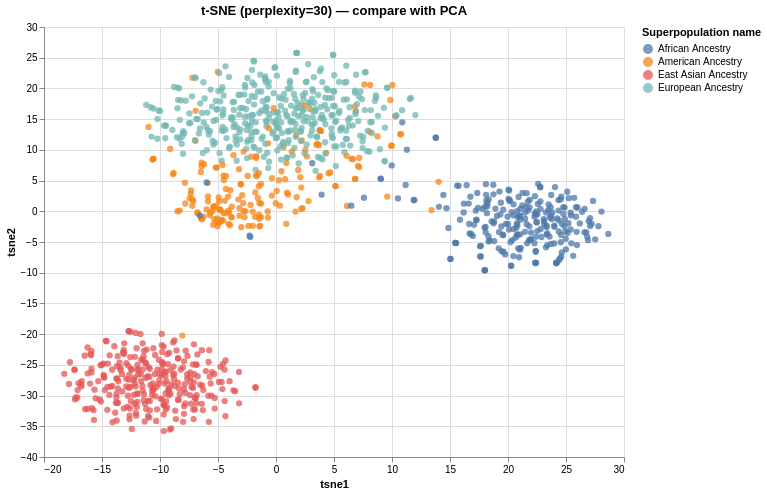

Notebook source saved alongside this figure:
### Markdown cell above
## 8 - t-SNE Comparison

### Code cell
# t-SNE for visual comparison only (~2-5 minutes to run)
print('Running t-SNE...')
X_tsne = TSNE(
    n_components=2,
    learning_rate='auto',
    init='pca', # pca init is more stable than random
    random_state=42, # fix the seed for reproducibility
    perplexity=30 # default -- do NOT tune to get a 'nicer' plot
).fit_transform(matrix)

df_plot['tsne1'] = X_tsne[:,0]
df_plot['tsne2'] = X_tsne[:,1]

chart_tsne = alt.Chart(df_plot).mark_circle(size=40, opacity=0.75).encode(
    x='tsne1:Q', y='tsne2:Q',
    color=alt.Color('Superpopulation name:N',
        scale=alt.Scale(scheme='tableau10')),
    tooltip=['Sample:N', 'Population name:N']
).properties(title='t-SNE (perplexity=30) — compare with PCA',
    width=580, height=430).interactive()
 
chart_tsne.save('/Users/tim/bioinformatics-portfolio/01b-genes-and-geography/results/figures/tsne_superpopulation.html')
chart_tsne

### Figure 1 — Vega-Lite specification as saved in the notebook (floating-point values rounded to 4 significant figures; data arrays with more than 128 entries replaced by an {"elided": "..."} marker saying what was removed)
{"config": {"view": {"continuousWidth": 300, "continuousHeight": 300}}, "data": {"name": "data-d5e5439c8df4f189bdcacde13f11671c"}, "mark": {"type": "circle", "opacity": 0.75, "size": 40}, "encoding": {"color": {"field": "Superpopulation name", "scale": {"scheme": "tableau10"}, "type": "nominal"}, "tooltip": [{"field": "Sample", "type": "nominal"}, {"field": "Population name", "type": "nominal"}], "x": {"field": "tsne1", "type": "quantitative"}, "y": {"field": "tsne2", "type": "quantitative"}}, "height": 430, "params": [{"name": "param_1e9efca18e7a2868", "select": {"type": "interval", "encodings": ["x", "y"]}, "bind": "scales"}], "title": "t-SNE (perplexity=30) — compare with PCA", "width": 580, "$schema": "https://vega.github.io/schema/vega-lite/v6.4.1.json", "datasets": {"data-d5e5439c8df4f189bdcacde13f11671c": {"elided": "1092 records"}}}
